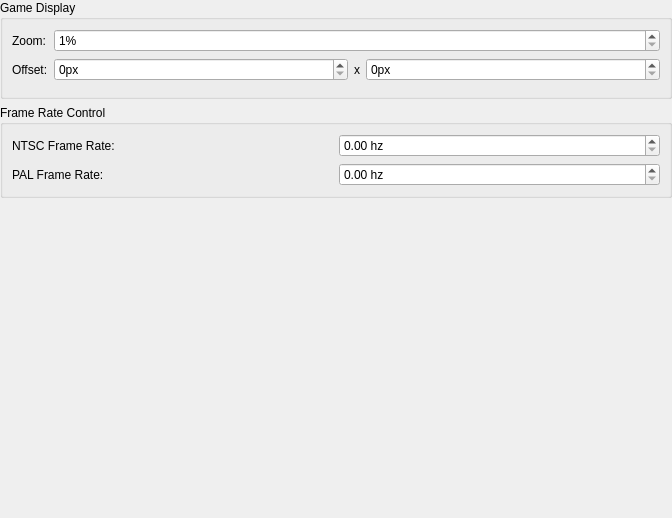
<?xml version="1.0" encoding="UTF-8"?>
<ui version="4.0">
 <class>GraphicsDebugSettingsWidget</class>
 <widget class="QWidget" name="GraphicsDebugSettingsWidget">
  <property name="geometry">
   <rect>
    <x>0</x>
    <y>0</y>
    <width>672</width>
    <height>518</height>
   </rect>
  </property>
  <property name="windowTitle">
   <string>Form</string>
  </property>
  <layout class="QVBoxLayout" name="verticalLayout">
   <property name="leftMargin">
    <number>0</number>
   </property>
   <property name="topMargin">
    <number>0</number>
   </property>
   <property name="rightMargin">
    <number>0</number>
   </property>
   <property name="bottomMargin">
    <number>0</number>
   </property>
   <item>
    <widget class="QGroupBox" name="groupBox_3">
     <property name="title">
      <string>Game Display</string>
     </property>
     <layout class="QFormLayout" name="formLayout">
      <item row="0" column="0">
       <widget class="QLabel" name="label_6">
        <property name="text">
         <string>Zoom:</string>
        </property>
       </widget>
      </item>
      <item row="0" column="1">
       <widget class="QSpinBox" name="zoom">
        <property name="suffix">
         <string>%</string>
        </property>
        <property name="minimum">
         <number>1</number>
        </property>
        <property name="maximum">
         <number>300</number>
        </property>
       </widget>
      </item>
      <item row="1" column="0">
       <widget class="QLabel" name="label_8">
        <property name="text">
         <string>Offset:</string>
        </property>
       </widget>
      </item>
      <item row="1" column="1">
       <layout class="QHBoxLayout" name="horizontalLayout" stretch="1,0,1">
        <item>
         <widget class="QSpinBox" name="offsetX">
          <property name="suffix">
           <string>px</string>
          </property>
         </widget>
        </item>
        <item>
         <widget class="QLabel" name="label_9">
          <property name="text">
           <string>x</string>
          </property>
         </widget>
        </item>
        <item>
         <widget class="QSpinBox" name="offsetY">
          <property name="suffix">
           <string>px</string>
          </property>
         </widget>
        </item>
       </layout>
      </item>
      <item row="2" column="0" colspan="2">
       <layout class="QGridLayout" name="gridLayout"/>
      </item>
     </layout>
    </widget>
   </item>
   <item>
    <widget class="QGroupBox" name="basicGroupBox">
     <property name="title">
      <string>Frame Rate Control</string>
     </property>
     <layout class="QGridLayout" name="gridLayout_2">
      <item row="1" column="1">
       <widget class="QDoubleSpinBox" name="palFrameRate">
        <property name="suffix">
         <string> hz</string>
        </property>
        <property name="singleStep">
         <double>0.010000000000000</double>
        </property>
       </widget>
      </item>
      <item row="0" column="1">
       <widget class="QDoubleSpinBox" name="ntscFrameRate">
        <property name="suffix">
         <string> hz</string>
        </property>
        <property name="singleStep">
         <double>0.010000000000000</double>
        </property>
       </widget>
      </item>
      <item row="1" column="0">
       <widget class="QLabel" name="label_7">
        <property name="text">
         <string>PAL Frame Rate:</string>
        </property>
       </widget>
      </item>
      <item row="0" column="0">
       <widget class="QLabel" name="label">
        <property name="text">
         <string>NTSC Frame Rate:</string>
        </property>
       </widget>
      </item>
     </layout>
    </widget>
   </item>
   <item>
    <spacer name="verticalSpacer">
     <property name="orientation">
      <enum>Qt::Vertical</enum>
     </property>
     <property name="sizeHint" stdset="0">
      <size>
       <width>20</width>
       <height>40</height>
      </size>
     </property>
    </spacer>
   </item>
  </layout>
 </widget>
 <resources>
  <include location="../resources/resources.qrc"/>
 </resources>
 <connections/>
</ui>
